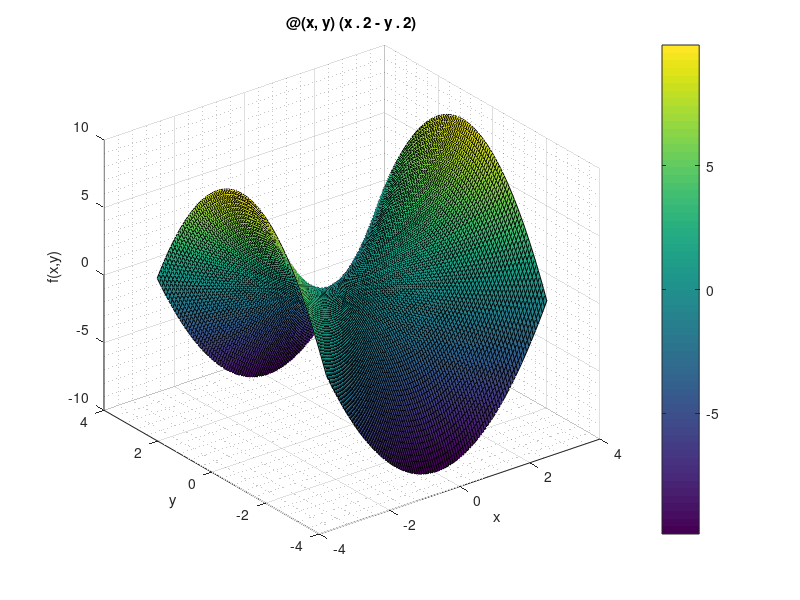
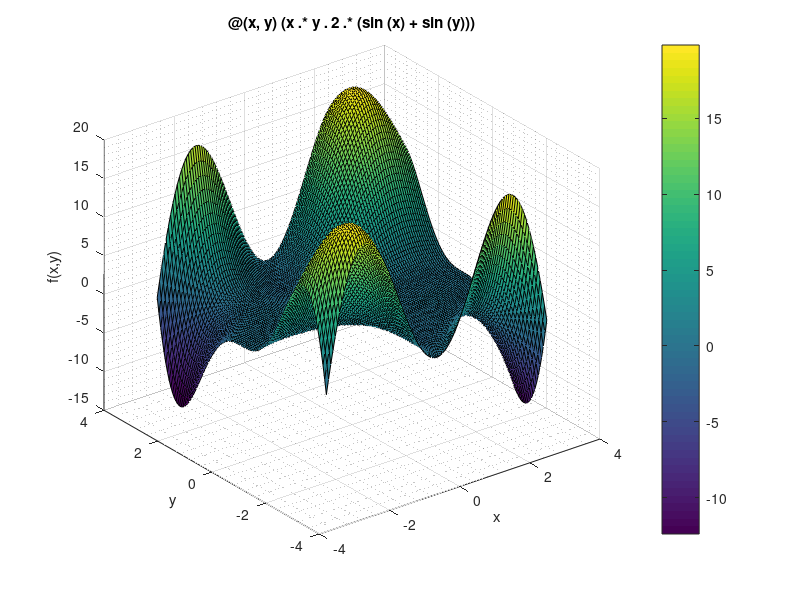

The MATLAB source for these figures, in order:
format compact; format shortE; clear; close all; clc;

xx = linspace(-pi,pi);
yy = linspace(-pi,pi);
[X,Y] = meshgrid(xx,yy);

f1 = @(x,y) (x.^2-y.^2);
f2 = @(x,y) (x.*y.^2 .* (sin(x)+sin(y)));

figure(1);
surf(xx,yy,f1(X,Y)), grid minor;
xlabel('x');
ylabel('y');
zlabel('f(x,y)');
title(sprintf('%s',func2str(f1)));
colorbar;

figure(2);
surf(xx,yy,f2(X,Y)), grid minor;
xlabel('x');
ylabel('y');
zlabel('f(x,y)');
title(sprintf('%s',func2str(f2)));
colorbar;
